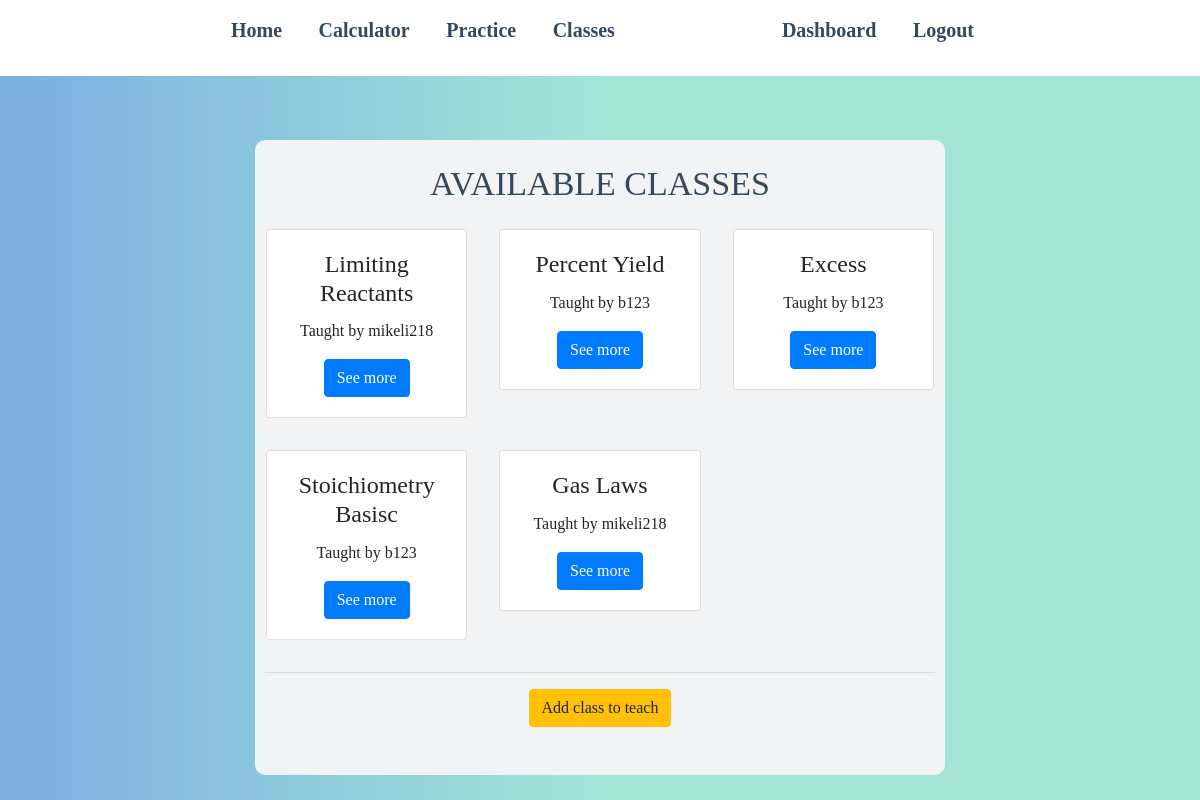
Page /class/ (signed in) on the committed database.
### users/models.py (models this page shows, shortened)
class Classes(models.Model):
    name = models.CharField(max_length=100, null=True)
    capacity = models.IntegerField(null=True, default=1)
    cost = models.IntegerField(null=True, default=0)
    description = models.CharField(null=True, max_length=500)
    teacher = models.ForeignKey(Teacher, null=True, on_delete=models.CASCADE)

class Account(models.Model):
    user = models.OneToOneField(User, null=True, on_delete=models.CASCADE)
    is_student = models.BooleanField(default=False)
    is_teacher = models.BooleanField(default=False)
    name = models.CharField(max_length=20, null=True)

### users/views.py (the view)
# urls.py: path('class/', user_views.view_class, name='view-class'),
@login_required(login_url='login')
def view_class(request):
    user = request.user.account
    classes = Classes.objects.all()
    context = {
        'classes': classes,
        'c_user': user,
    }
    return render(request, 'users/view_class.html', context)

### users/models.py (called while the page is built)
    def __str__(self):
        return self.name

### users/templates/users/view_class.html (shortened to what this page needs)
{% extends 'users/base.html' %}
{% block content %}
    <h2> Available classes </h2>
    {% for classes in classes %}
    {% if forloop.first %}<div class="row">{% endif %}
    <div class="col-md-4 w-100 p-3">
    <div class="card">
        <div class="card-body">
            <h4 class="card-title">{{classes.name}}</h4>
            <p class="card-text">Taught by {{classes.teacher}}</p>
            {% if c_user.is_teacher %}
            <a href="{% url 'signup' classes.id %}" class="btn btn-primary">See more</a>
            {% endif %}
        </div>
    </div>
    </div>
    {% if forloop.counter|divisibleby:3 %}</div><div class="row">{% endif %}
    {% if forloop.last %}</div>{% endif %}
    {% endfor %}
    {% if c_user.is_teacher %}
        <hr>
    <div>
        <a href="{% url 'add-class' %}" class="btn btn-warning">Add class to teach</a>
    </div>
    {% endif %}
{% endblock %}

### users/templates/users/base.html (style rules this page uses)
body { background: rgb(100,161,221); background: linear-gradient(90deg, rgba(100,161,221,0.8547794117647058) 0%, rgba(163,228,215,1) 50%); }
.content h2 { color: #34495E; font-family: Verdana; font-size: 34px; text-transform: uppercase; }
* { box-sizing: border-box; }

### rows in the picture
Classes: name "Limiting Reactants", teacher "mikeli218"
Classes: name "Percent Yield", teacher "b123"
Classes: name "Excess", teacher "b123"
Classes: name "Stoichiometry Basisc", teacher "b123"
Classes: name "Gas Laws", teacher "mikeli218"
